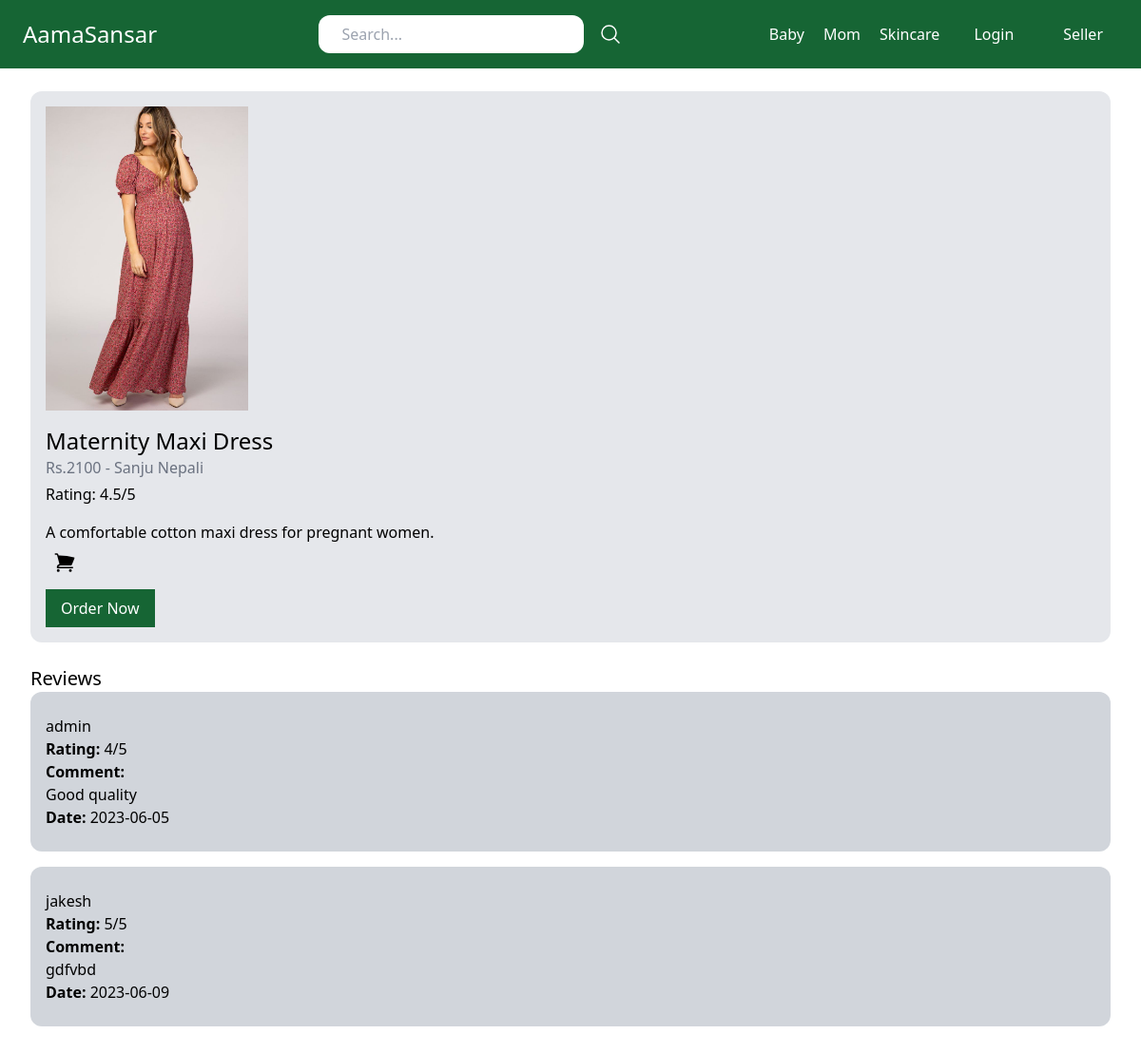
The app's page /mom/maternity-maxi-dress/ with its own data.
### store/models.py (models this page shows, shortened)
class Category(models.Model):
    title = models.CharField(max_length=50)
    slug = models.SlugField(max_length=50)
    class Meta:
        verbose_name_plural = 'Categories'

class Product(models.Model):
    DRAFT = 'Draft'
    WAITING_APPROVAL = 'Waitingapproval'
    ACTIVE = 'Active'
    DELETED = 'Deleted'
    STATUS_CHOICES = (
        (DRAFT, 'Draft'),
        (WAITING_APPROVAL, 'Waiting approval'),
        (ACTIVE, 'Active'),
        (DELETED, 'Deleted')
    )
    user = models.ForeignKey(User, related_name='products', on_delete=models.CASCADE )
    category = models.ForeignKey(Category, related_name='products', on_delete=models.CASCADE)
    title = models.CharField(max_length=50)
    slug = models.SlugField(max_length=50)
    description = models.TextField(blank=True)
    price = models.IntegerField()
    image = models.ImageField(upload_to='uploads/product_images/', blank=True, null=True)
    thumbnail = models.ImageField(upload_to='uploads/product_images/thumbnail/', blank=True, null=True)
    status = models.CharField(max_length=50, choices=STATUS_CHOICES, default=ACTIVE)
    class Meta:
        ordering = ('-price',)
    def get_rating(self):
        reviews_total = 0
        for review in self.reviews.all():
           reviews_total += review.rating
        if reviews_total > 0:
            return reviews_total/self.reviews.count()
        return 0

class Review(models.Model):
    product = models.ForeignKey(Product, related_name='reviews', on_delete=models.CASCADE)
    rating = models.IntegerField(default=3)
    content = models.TextField()
    created_by = models.ForeignKey(User, related_name='reviews', on_delete=models.CASCADE)
    created_at = models.DateTimeField(auto_now_add=True)

### store/views.py (the view, shortened to what this page needs)
# urls.py: path('<slug:category_slug>/<slug:slug>/', views.product_detail, name='product_detail'),
def product_detail(request, category_slug, slug):
    product = get_object_or_404(Product, slug=slug, status=Product.ACTIVE)
    return render(request, 'store/product_detail.html',{
        'product': product,
    })

### store/context_processors.py (called while the page is built)
def cart(request):
    return{'cart': Cart(request)}

### store/templatetags/menu.py (called while the page is built)
@register.inclusion_tag('core/menu.html')
def menu():
    categories = Category.objects.all()
    return{'categories':categories}

### store/templates/store/product_detail.html (shortened to what this page needs)
{% extends 'core/base.html' %}
{% block content %}
{% if product.image %}
<div class="bg-gray-200 p-4 rounded-xl">
<div class="image mb-4 mt-0 ">
    <img src= "{{ product.image.url }}"class="img-fluid w-50 h-80" alt="Image of {{ product.title }}">
</div>
{% endif %}
<h1 class="text-2xl">{{product.title}}</h1>
<p class="text-s text-gray-500">
    Rs.{{product.price}}
    -
    <a href="{% url 'vendor_detail' product.user.id %}">{% firstof product.user.get_full_name product.user.username %}</a>
</p>
    {% if product.get_rating > 0 %}
   <p class="mt-1">Rating: {{product.get_rating }}/5</p>
    {% endif %}
   {% if product.description %}
     <p class="mt-4">{{product.description}}</p>
    {% endif %}
        <a href="{% url 'add_to_cart' product.id %}" class="px-2 py-2 mb-2  flex items-center ">
        </a>
        <a href="{% url 'checkout' %}" class="inline-block px-4 py-2 bg-green-800 text-white">Order Now</a>
      </div>
        <div class="w-full mt-6">
            <h2 class="text-xl">Reviews</h2>
            {% for review in product.reviews.all %}
                <div class="px-4 py-6 bg-gray-300 rounded-xl mb-4">
                    <strong></strong>{{ review.created_by }}<br>
                    <strong>Rating: </strong>{{ review.rating }}/5<br>
                    <strong>Comment: </strong><br>
                    {{ review.content }}<br>
                    <strong>Date: </strong>{{ review.created_at|date:"Y-m-d" }}<br>
                </div>
            {% endfor %}
        </div>
{% endblock %}

### core/templates/core/menu.html
{% for category in categories %}
<a href="{% url 'category_detail' category.slug %}" class="text-white">{{category.title}}</a>
{% endfor %}

### records on screen
Category: title "Baby"
Category: title "Mom"
Category: title "Skincare"
Product: image (picture), title "Maternity Maxi Dress", price "2100", user.last_name "Sanju Nepali", get_rating "4.5", description "A comfortable cotton maxi dress for pregnant women."
Review: created_by "admin", rating "4", content "Good quality", created_at "2023-06-05"
Review: created_by "jakesh", rating "5", content "gdfvbd", created_at "2023-06-09"
